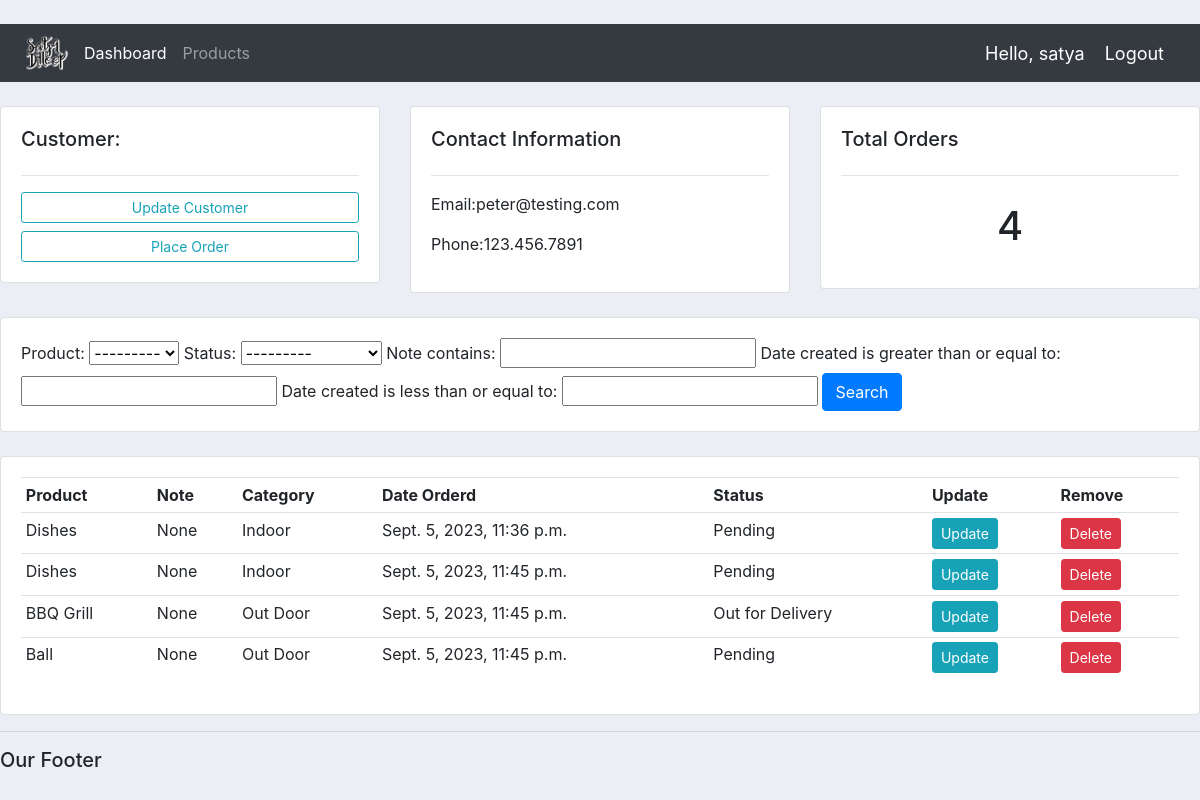
/customers/2/ (signed in), run on the app's committed database.
### accounts/models.py (models this page shows, shortened)
class Customer(models.Model):
    user  = models.OneToOneField(User, null=True, blank=True, on_delete=models.CASCADE)
    name = models.CharField(max_length= 200, null= True)
    phone = models.CharField(max_length= 200, null=True)
    email = models.CharField(max_length=200, null=True)
    profile_pic = models.ImageField(default="",null=True, blank=True)
    date_created = models.DateTimeField(auto_now_add= True, null=True)

class Order(models.Model):
    STATUS = (
        ("Pending","Pending"),
        ("Out for Delivery", "Out for Delievry"),
                    ("Delivered","Delivered")
    )
    customer = models.ForeignKey(Customer, null= True,on_delete= models.SET_NULL)
    product = models.ForeignKey(Product, null= True , on_delete= models.SET_NULL)
    date_created = models.DateTimeField(auto_now_add= True, null=True)
    status = models.CharField(max_length= 200, null= True , choices=STATUS)
    note = models.CharField(max_length= 1000, null= True)

class Product(models.Model):
    CATEGORY = (("Indoor","Indoor"),("Out Door","Out Door"))
    name =models.CharField(max_length= 200, null= True)
    price = models.FloatField(null=True)
    category = models.CharField(max_length= 200, null= True , choices= CATEGORY)
    description = models.CharField(max_length= 200, null=True, blank=True)
    date_cerated = models.DateTimeField(auto_now_add= True, null=True)
    tags = models.ManyToManyField(Tag)
    def __str__(self):
        return self.name

### accounts/decorators.py (the view)
    def wrapper_func(request, *args, **kwargs):
      group = None
      if request.user.groups.exists():
        group = request.user.groups.all()[0].name
      if group in allowed_roles:
        return view_func(request, *args, **kwargs)
      else:
        return HttpResponse("You are not authorized")

### accounts/views.py (called while the page is built)
@login_required(login_url='login')
@allowed_users(allowed_roles=['admin'])
def customers(request, pk):
    customer = Customer.objects.get(id=pk)
    orders = customer.order_set.all()
    logging.info(orders)
    myFilter = OrderFilter(request.GET, queryset=orders)
    orders = myFilter.qs
    order_count = orders.count()
    context = {"customer":customer,"orders":orders, "order_count":order_count, 'myFilter': myFilter }
    return render(request,"accounts/customer.html", context)

### accounts/templates/accounts/customer.html
{% extends 'accounts/main.html' %}
{% block content %}
<br>
<div class="row">
    <div class="col-md">
        <div class="card card-body">
            <h5>Customer:</h5>
            <hr>
            <a class="btn btn-outline-info  btn-sm btn-block" href="">Update Customer</a>
            <a class="btn btn-outline-info  btn-sm btn-block" href="{% url 'create_order' customer.id %}">Place
                Order</a>
        </div>
    </div>
    <div class="col-md">
        <div class="card card-body">
            <h5>Contact Information</h5>
            <hr>
            <p>Email:{{customer.email}} </p>
            <p>Phone:{{customer.phone}}</p>
        </div>
    </div>
    <div class="col-md">
        <div class="card card-body">
            <h5>Total Orders</h5>
            <hr>
            <h1 style="text-align: center;padding: 10px">{{order_count}}</h1>
        </div>
    </div>
</div>
<br>
<div class="row">
    <div class="col">
        <div class="card card-body">
            <form method="get">
                {{myFilter.form}}
                <button class="btn btn-primary" type="submit">Search</button>
            </form>
        </div>
    </div>
</div>
<br>
<div class="row">
    <div class="col-md">
        <div class="card card-body">
            <table class="table table-sm">
                <tr>
                    <th>Product</th>
                    <th>Note</th>
                    <th>Category</th>
                    <th>Date Orderd</th>
                    <th>Status</th>
                    <th>Update</th>
                    <th>Remove</th>
                </tr>
                {% for order in orders %}
                <tr>
                    <td>{{order.product}}</td>
                    <td>{{order.note}}</td>
                    <td>{{order.product.category}}</td>
                    <td>{{order.date_created}}</td>
                    <td>{{order.status}}</td>
                    <td><a class="btn btn-sm btn-info" href="{% url 'update_order' order.id %}"> Update </a> </td>
                    <td><a class="btn btn-sm btn-danger" href="{% url 'delete_order' order.id %}">Delete</a></td>
                </tr>
                {% endfor %}
            </table>
        </div>
    </div>
</div>
{% endblock %}

### accounts/templates/accounts/navbar.html (shortened to what this page needs)
{% load static %}
<nav class="navbar navbar-expand-lg navbar-dark bg-dark">
  <img src="{% static 'images/logo.png' %}">
  <div class="collapse navbar-collapse" id="navbarNav">
    <ul class="navbar-nav">
      {% if request.user.is_staff %}
      <li class="nav-item active">
        <a class="nav-link" href="{% url 'home' %}">Dashboard <span class="sr-only">(current)</span></a>
      </li>
      <li class="nav-item">
        <a class="nav-link" href="{% url 'products' %}">Products</a>
      </li>
      {% else %}
      <li class="nav-item">
        <a class="nav-link" href="{% url 'account' %}">Settings</a>
      </li>
      {% endif %}
    </ul>
  </div>
  <span class="hello-msg">Hello,  {{request.user}} </span>
  <span><a class="hello-msg" href="{% url 'logout' %}">Logout</a></span>
</nav>

### accounts/static/css/main.css (style rules this page uses)
body { background-color: #ebeff5; }
img { max-width: 60px; height: auto; }

### accounts/templates/accounts/navbar.html (style rules this page uses)
.hello-msg { font-size: 18px; color: #fff; margin-right: 20px; }

### data on the page
Customer: email "peter@testing.com", phone "123.456.7891"
Order: product "Dishes", note "None", product.category "Indoor", date_created "Sept. 5, 2023, 11:36 p.m.", status "Pending"
Order: product "Dishes", note "None", product.category "Indoor", date_created "Sept. 5, 2023, 11:45 p.m.", status "Pending"
Order: product "BBQ Grill", note "None", product.category "Out Door", date_created "Sept. 5, 2023, 11:45 p.m.", status "Out for Delivery"
Order: product "Ball", note "None", product.category "Out Door", date_created "Sept. 5, 2023, 11:45 p.m.", status "Pending"

### other printed values
{{ request.user }} "satya"
{{ order_count }} "4"
